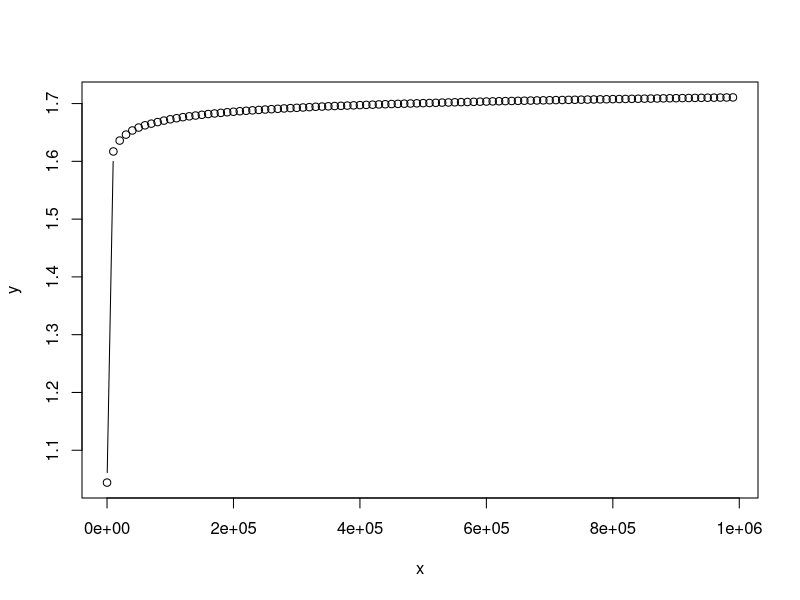

Write the R code that produced this figure.
#Brunt tétel szerint az ikerprímek (olyan prímpár, melynek különbsége=2) reciprokának összege
	#egy véges értékhez tert, ezt nevezzük "Brun-konstans"-nak.


library(matlab)

stp <- function(x){

    primes = primes(x)	#meghatározza a prímeket "x"-ig
    diff = primes[2:length(primes)]-primes[1:length(primes)-1]	
    		#a kivonás a-b, a:a meghatározott primek közül az első kivételébel mind, 
    			#b: az utolsó kivételével mind
    idx = which(diff==2)	#azokat, ahol a kivonás eredménye=2 azokat eltárolja az idx vektorban
    t1primes = primes[idx]	#az össze prímek közül kivesszük azonat, ahol a kivonás eredménye 2 volt
    							#ez lesz az ikerpár első tagja
    t2primes = primes[idx]+2	#azonos művelet, csak itt hozzáadunk 2őt a helyekhez, így
    								#a párok második tagjait kapjuk meg
    rt1plust2 = 1/t1primes+1/t2primes	#vesszük az ikerprímek reciprokait és összeadjuk azokat
    return(sum(rt1plust2))	#majd a korábban kiszámolt összegeket összeadjuk
}

#idáig tart a függvény ami kiszámolja az értékekekt, hogy az ikerprímek hova tartanak
#lefele ezen érték(ek) ábrázolása

x=seq(13, 1000000, by=10000)
y=sapply(x, FUN = stp)
plot(x,y,type="b")









#RGui (3.5.2)
#forrás: https://hu.wikipedia.org/wiki/Brun-t%C3%A9tel (2019.03.05. 18:59)
		#https://youtu.be/xbYhp9G6VqQ (2019.03.05. 18:55)
